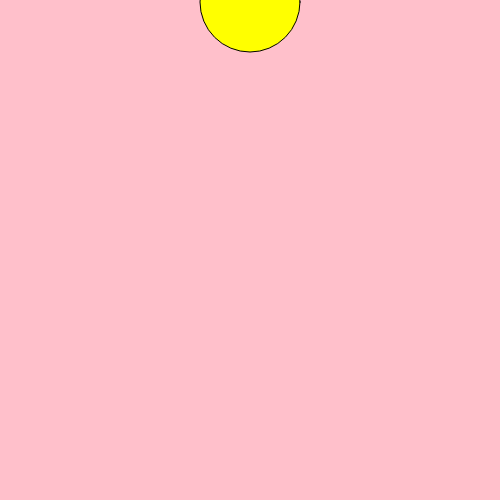
Frame 1 (no input)
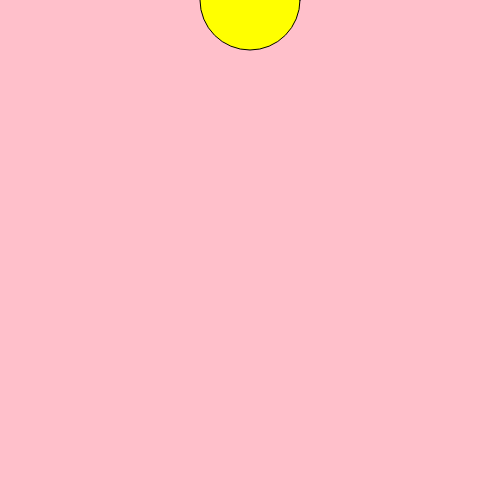
Frame 60 (no input)
Frame 120 (the mouse pressed at the canvas centre since frame 60): identical to frame 60, image omitted

The p5.js sketch that drew these frames (run headless with seeded random() and noise() and a simulated clock; from frame 60 on, the mouse is pressed at the canvas centre):

// p5.js sketch
// ── sketch.js
var counter = 0;
var bgColor = "Grey";
var ballDirection = true;



function setup() {
    createCanvas(500,500);
    
}

function draw() {
    //background
    background(bgColor);
    
        if (mouseY > 250){
        background("black");
    }else{background("pink");}
    
    
    if(counter <= 0){
        ballDirection = true;
        console.log("hit top:" + counter);
    }
    
    
    if(counter >= width){
        ballDirection = false;
        console.log("hit bottom:" + counter);
    }
    
    if(ballDirection == true){
        counter = counter + 2;
    }
    
    if(ballDirection == false){
        counter = counter - 2;
    }
    
    
    
    
    
 
    //circle
  
    fill('yellow');
    ellipse(width/2,counter,100,100);
    
    
    if (mouseY > 250){
        ballDirection = true;
    }else{ballDirection = false;}
    
    
    
    
  
}
